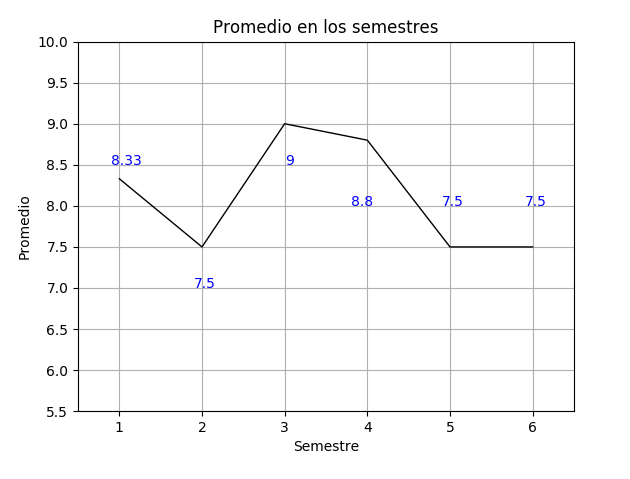

The script that saved this image:
import matplotlib as np 
import pylab as pl 
pl.plot([1,2,3,4,5,6],[8.33, 7.5, 9, 8.8, 7.5, 7.5], 'k', linewidth=1.0)
pl.annotate('8.33', xy=(1,8.33), xytext=(0.9,8.5), color='b')
pl.annotate('7.5', xy=(2,7.5), xytext=(1.9,7), color='b')
pl.annotate('9', xy=(3,9), xytext=(3,8.5), color='b')
pl.annotate('8.8', xy=(4,8.8), xytext=(3.8,8), color='b')
pl.annotate('7.5', xy=(5,7.5), xytext=(4.9,8), color='b')
pl.annotate('7.5', xy=(5,7.5), xytext=(5.9,8), color='b')
pl.ylabel('Promedio')
pl.xlabel('Semestre')
pl.title('Promedio en los semestres')
pl.axis([0.5, 6.5, 5.5, 10])
pl.grid(True)
# Guarda la grafica en formato png
pl.savefig('graph.png')
